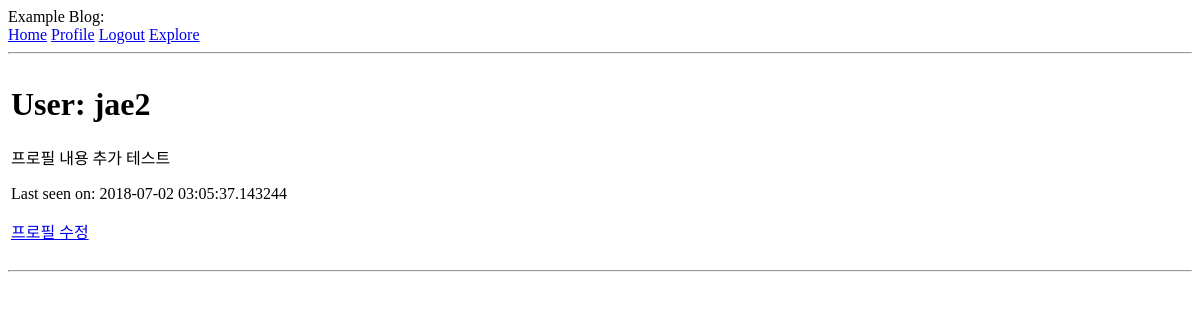
The app's page /user/jae2 (signed in), older data.
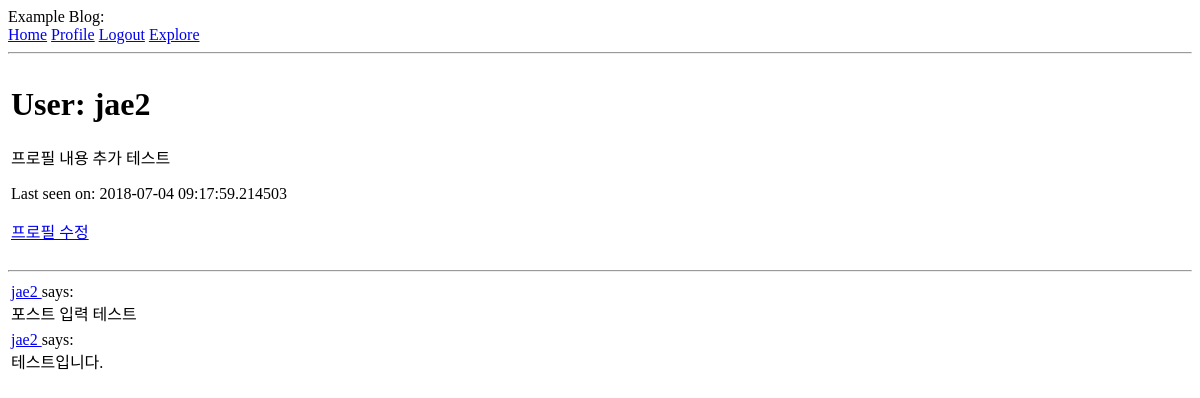
The same page, newer data.
### app/models.py (models this page shows, shortened)
class User(UserMixin, db.Model):
    id = db.Column(db.Integer, primary_key=True)
    username = db.Column(db.String(64), index=True, unique=True)
    email = db.Column(db.String(120), index=True, unique=True)
    password_hash = db.Column(db.String(128))
    posts = db.relationship('Post', backref='author', lazy='dynamic')
    about_me = db.Column(db.String(140))
    last_seen = db.Column(db.DateTime, default=datetime.utcnow)
    followed = db.relationship(
        'User', secondary=followers,
        primaryjoin=(followers.c.follower_id == id),
        secondaryjoin=(followers.c.followed_id == id),
        backref=db.backref('followers', lazy='dynamic'), lazy='dynamic'
    )

class Post(db.Model):
    id = db.Column(db.Integer, primary_key=True)
    body = db.Column(db.String(140))
    timestamp = db.Column(db.DateTime, index=True, default=datetime.utcnow)
    user_id = db.Column(db.Integer, db.ForeignKey('user.id'))

### app/routes.py (the view)
@app.route('/user/<username>')
@login_required
def user(username):
    user = User.query.filter_by(username=username).first_or_404()
    page = request.args.get('page', 1, type=int)
    posts = user.posts.order_by(Post.timestamp.desc()).paginate(
        page, app.config['POSTS_PER_PAGE'], False)
    next_url = url_for('user', username=user.username, page=posts.next_num) \
        if posts.has_next else None
    prev_url = url_for('user', username=user.username, page=posts.prev_num) \
        if posts.has_prev else None
    return render_template('user.html', user=user, posts=posts.items,
                           next_url=next_url, prev_url=prev_url)

### app/models.py (called while the page is built)
@login.user_loader
def load_user(id):
    return User.query.get(int(id))

### app/routes.py (called while the page is built)
@app.before_request
def before_request():
    if current_user.is_authenticated:
        current_user.last_seen = datetime.utcnow()
        db.session.commit()

### app/templates/user.html (shortened to what this page needs)
{% extends "base.html" %}
{% block content %}
    <table>
        <tr valign="top">
            <td>
                <h1>User: {{ user.username }}</h1>
                {% if user.about_me %} <p>{{ user.about_me }}</p> {% endif %}
                {% if user.last_seen %} <p>Last seen on: {{ user.last_seen }}</p> {% endif %}
                {% if user == current_user %}
                    <p><a href="{{ url_for('edit_profile') }}">프로필 수정</a></p>
                {% elif not current_user.is_following(user) %}
                    <p><a href="{{ url_for('follow', username=user.username) }}">Follow</a></p>
                {% else %}
                    <p><a href="{{ url_for('unfollow', username=user.username) }}">Unfollow</a></p>
                {% endif %}
            </td>
        </tr>
    </table>
    <hr>
    {% for post in posts %}
        {% include '_post.html' %}
    {% endfor %}
{% endblock %}

### app/templates/base.html (shortened to what this page needs)
<!DOCTYPE html>
<head>
</head>
<body>
    Example Blog:
    <div>
        <a href="{{ url_for('index') }}">Home</a>
        {% if current_user.is_anonymous %}
        <a href="{{ url_for('login') }}">Login</a>
        <p>New User? <a href="{{ url_for('register') }}">Click to Register!</a></p>
        {% else %}
        <a href="{{ url_for('user', username=current_user.username) }}">Profile</a>
        <a href="{{ url_for('logout') }}">Logout</a>
        {% endif %}
        <a href="{{ url_for('explore') }}">Explore</a>
    </div>
    <hr>
    {% block content %}{% endblock %}
</body>
</html>

### app/templates/_post.html
<table>
    <tr valign="top">
        <td>
            <a href="{{ url_for('user', username=post.author.username) }}">
                {{ post.author.username }}
            </a>
            says:<br>
            {{ post.body }}
        </td>
    </tr>
</table>

Row changes from the older to the newer data that the page shows:
changed User "jae2": last_seen "2018-07-02 03:05:37.143244" → "2018-07-04 09:17:59.214503"
added Post: author.username "jae2", body "포스트 입력 테스트"
added Post: author.username "jae2", body "테스트입니다."
